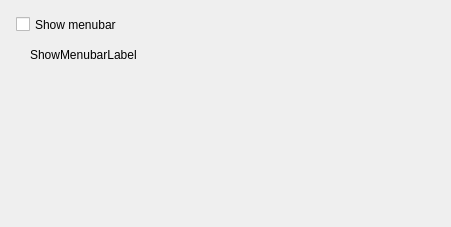
<?xml version="1.0" encoding="UTF-8"?>
<ui version="4.0">
  <class>SetupFrameMenubar</class>
  <widget class="QWidget" name="SetupFrameMenubar">
    <property name="geometry"><rect><x>0</x><y>0</y><width>451</width><height>227</height></rect></property>
    <property name="vclDesignWidth" stdset="0"><number>451</number></property>
    <property name="vclDesignHeight" stdset="0"><number>227</number></property>
    <widget class="QLabel" name="ShowMenubarLabel">
      <property name="geometry"><rect><x>30</x><y>48</y><width>403</width><height>57</height></rect></property>
      <property name="vclAnchors" stdset="0"><string notr="true">akLeft,akTop,akRight</string></property>
      <property name="text"><string>ShowMenubarLabel</string></property>
      <property name="textFormat"><enum>Qt::PlainText</enum></property>
      <property name="wordWrap"><bool>true</bool></property>
      <property name="alignment"><set>Qt::AlignLeft|Qt::AlignTop</set></property>
    </widget>
    <widget class="QCheckBox" name="ShowMenubarCheckBox">
      <property name="geometry"><rect><x>16</x><y>16</y><width>417</width><height>17</height></rect></property>
      <property name="vclAnchors" stdset="0"><string notr="true">akLeft,akTop,akRight</string></property>
      <property name="text"><string>Show menubar</string></property>
    </widget>
  </widget>
  <resources><include location="../../resources/dfend.qrc"/></resources>
  <connections/>
</ui>
